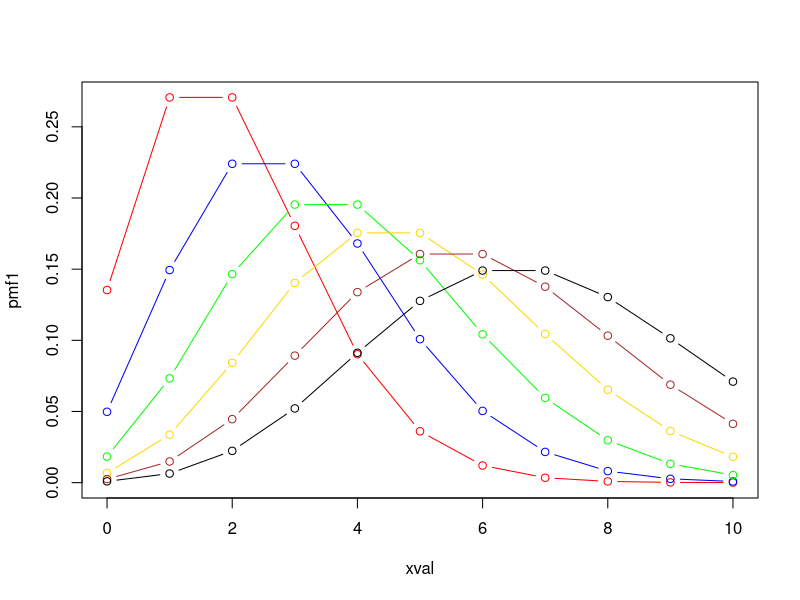
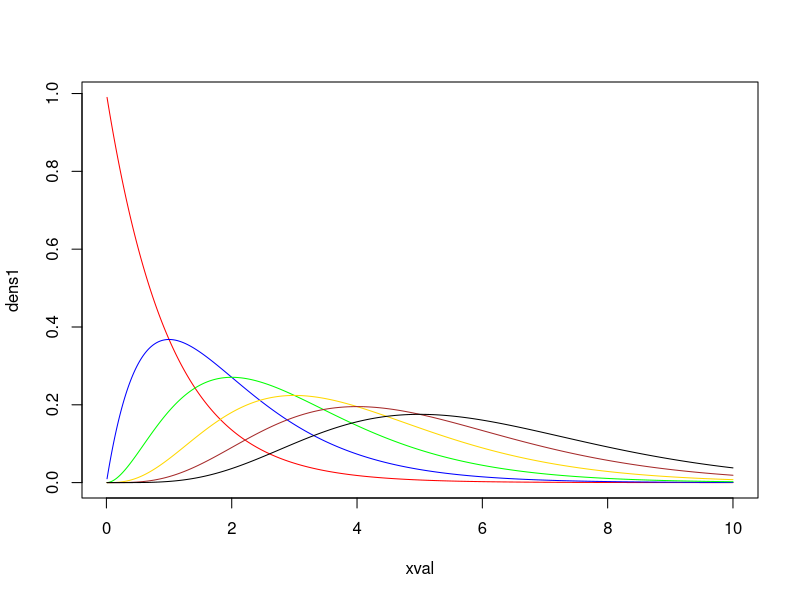
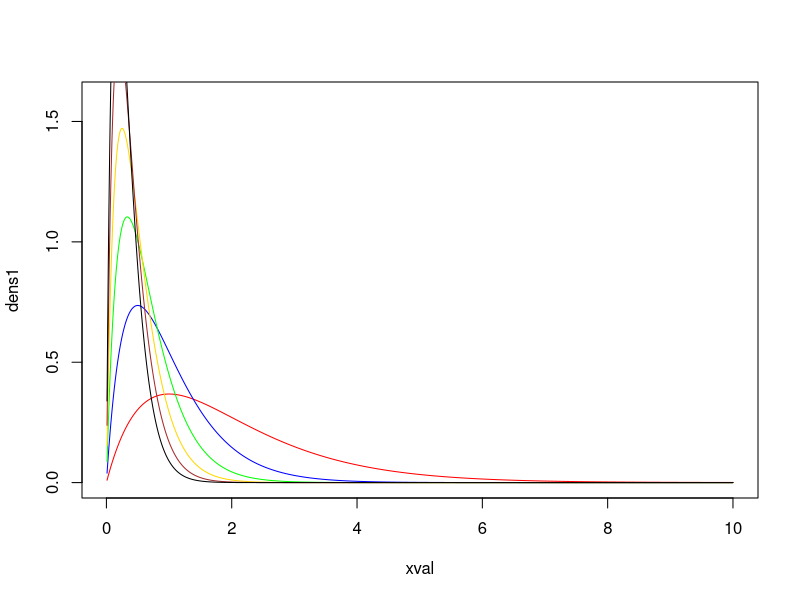
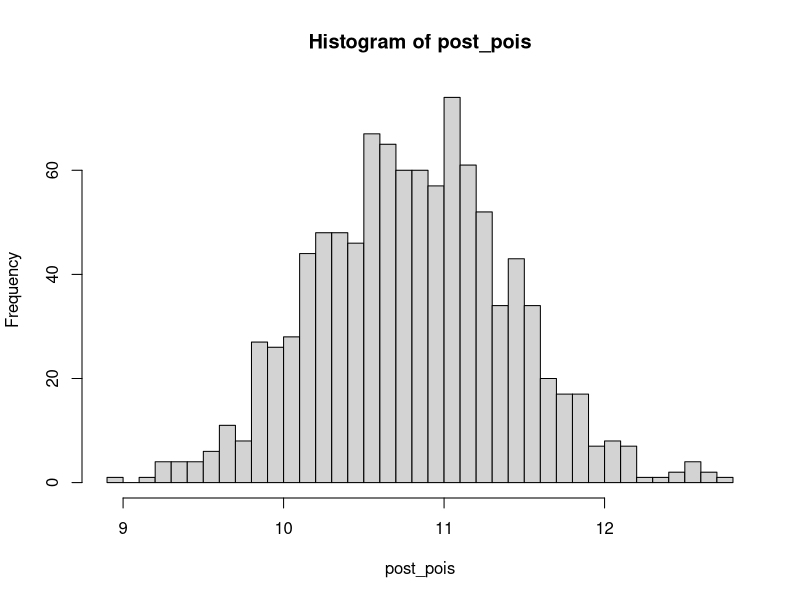
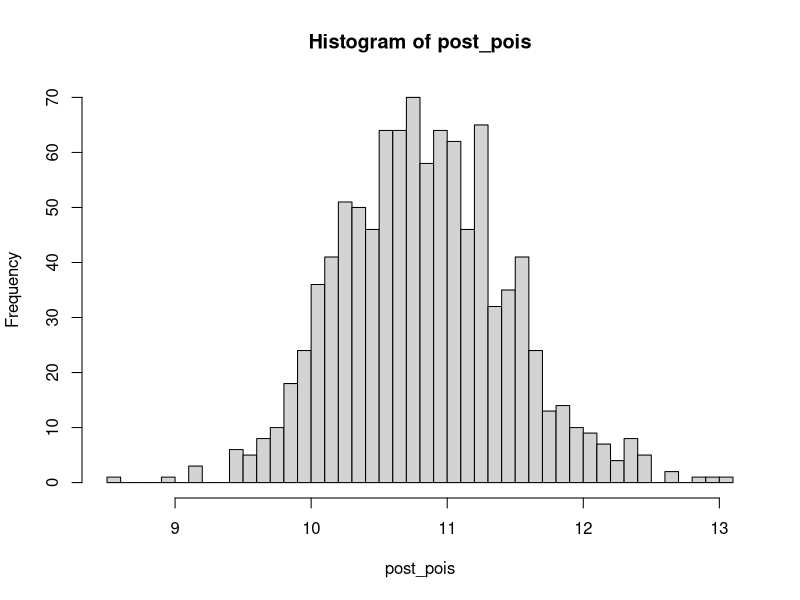
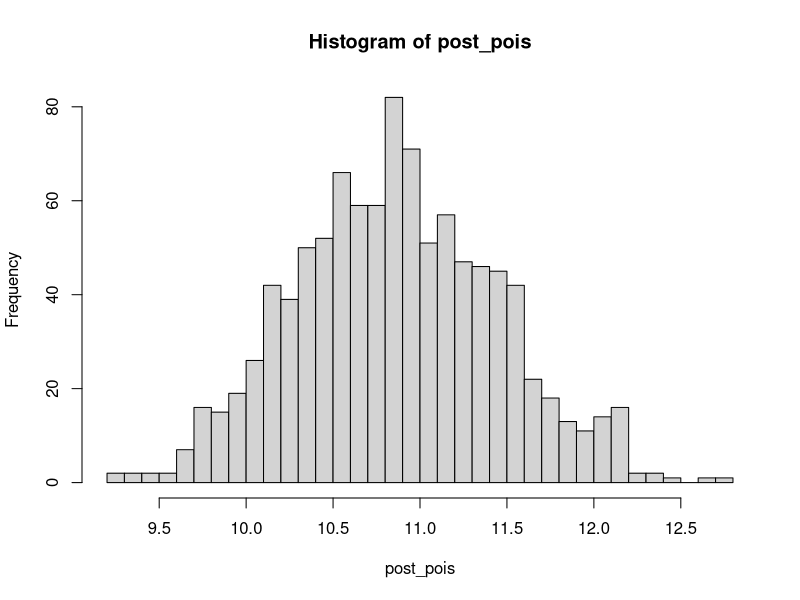

Generate these figures, in order, with R:
rm(list = ls())

# Before beginning, let's check what the Poisson and Gamma distributions look like
# PMF for Poisson:
pois<-function(x,rate){
  pdf = (1/factorial(x))*(rate^x)*(exp(-rate))
  return(pdf)
}

# recall that Poisson is a discrete distribution

xval = seq(0,10,by=1)
pmf1<-pois(x=xval,rate=2)
pmf2<-pois(x=xval,rate=3)
pmf3<-pois(x=xval,rate=4)
pmf4<-pois(x=xval,rate=5)
pmf5<-pois(x=xval,rate=6)
pmf6<-pois(x=xval,rate=7)

# as rate param increases, dist flattens and becomes centered at higher values of x
plot(xval,pmf1, type="b", col="red")
Sys.sleep(1)
points(xval,pmf2, type="b", col="blue")
Sys.sleep(1)
points(xval,pmf3, type="b", col="green")
Sys.sleep(1)
points(xval,pmf4, type="b", col="gold")
Sys.sleep(1)
points(xval,pmf5, type="b", col="brown")
Sys.sleep(1)
points(xval,pmf6, type="b", col="black")
Sys.sleep(1)

# gamma pdf:
gam<-function(x,shape,scale){
  pdf = ((scale^shape)/gamma(shape))*(x^(shape-1))*(exp(-scale*x))
  return(pdf)
}

# Keep scale the same and just vary shape 
xval = seq(from=0.01,to=10,by=0.01)
dens1<-gam(x=xval,shape=1,scale=1)
dens2<-gam(x=xval,shape=2,scale=1)
dens3<-gam(x=xval,shape=3,scale=1)
dens4<-gam(x=xval,shape=4,scale=1)
dens5<-gam(x=xval,shape=5,scale=1)
dens6<-gam(x=xval,shape=6,scale=1)

# plots
# as shape param increases, dist flattens and shifts out towards right
plot(xval,dens1, type="l", col="red")
Sys.sleep(1)
points(xval,dens2, type="l", col="blue")
Sys.sleep(1)
points(xval,dens3, type="l", col="green")
Sys.sleep(1)
points(xval,dens4, type="l", col="gold")
Sys.sleep(1)
points(xval,dens5, type="l", col="brown")
Sys.sleep(1)
points(xval,dens6, type="l", col="black")
Sys.sleep(1)

# Keep shape the same and just vary scale
xval = seq(from=0.01,to=10,by=0.01)
dens1<-gam(x=xval,shape=2,scale=1)
dens2<-gam(x=xval,shape=2,scale=2)
dens3<-gam(x=xval,shape=2,scale=3)
dens4<-gam(x=xval,shape=2,scale=4)
dens5<-gam(x=xval,shape=2,scale=5)
dens6<-gam(x=xval,shape=2,scale=6)

# plots
# scrinches up the dist; upward shift with sharp peakening, thinner tails
plot(xval,dens1, type="l", col="red", ylim=c(0,1.6))
Sys.sleep(1)
points(xval,dens2, type="l", col="blue")
Sys.sleep(1)
points(xval,dens3, type="l", col="green")
Sys.sleep(1)
points(xval,dens4, type="l", col="gold")
Sys.sleep(1)
points(xval,dens5, type="l", col="brown")
Sys.sleep(1)
points(xval,dens6, type="l", col="black")
Sys.sleep(1)

######################################################################################################################
# 2  Poisson Model:
#    Prior is gamma(alpha, beta)
#    Posterior is gamma(alpha + samp*ybar, beta + samp)

#    Simple Illustration:
#    Suppose we're labor economists, and we want to estimate the number of times workers receive on-the-job trainings
#    That is, we want to model the counts of on-the-job trainings.
#    Suppose we have data on the total number of on-the-job trainings throughout the entire careers of 30 workers.

# data
y = c(0,13,2,15,56,0,4,19,4,6,21,37,0,0,0,12,16,9,4,0,21,0,18,33,7,23,0,0,0,5)
ybar = mean(y)

# sample size
samp = length(y)

# Recall that we can think of the prior as contributing (alpha-1) counts in beta prior observations
# So that the prior doesn't overwhelm the data, let's set the "prior sample size" to be small
# --> small beta.
beta = 0.1
# The mean of a gamma distribution is alpha/beta and the variance of the gamma distribution is alpha/beta^2
# What might be a reasonably diffuse choice for alpha?
alpha = 1
# With alpha = 1, the prior mean = 10 and prior variance = 100
# prior mean = alpha/beta = 1/0.1 = 10
# Let's start with this and test sensitivity later.

# Simulate 1,000 times from the posterior
?rgamma
# Notice that base R parameterizes the scale parameter differently than how we have considered it in class.
# In base R, their scale parameter is the inverse of ours, so we will need to enter ours "inversely"
# ---> do 1/(beta + samp) instead of (beta + samp) for scale parameter.

post_pois=rgamma(1000,shape=alpha+samp*ybar,scale=1/(beta + samp))

# Posterior analysis 
# The analysis below seems reasonable 
hist(post_pois,breaks=50)
mean(post_pois)
# close to ybar
ybar
median(post_pois)
# The 95% credible interval
qgamma(c(0.025,0.975),shape=alpha+samp*ybar,scale=1/(beta + samp))
# interval contains ybar
# This seems like a reasonable analysis

# What would happen if we set alpha = 0.05 and beta = 0.01?
# Here, the prior mean = 5 and prior variance is 500, which seems like a better, more diffuse choice
# This is higher variance than before.
alpha = 0.05
beta = 0.01

post_pois=rgamma(1000,shape=alpha+samp*ybar,scale=1/(beta + samp))
hist(post_pois,breaks=50)
mean(post_pois)
median(post_pois)
# The 95% credible interval
qgamma(c(0.025,0.975),shape=alpha+samp*ybar,scale=1/(beta + samp))
# This again seems reasonable.

# Last, let's try alpha=0.009 and beta=0.0001
# This gives a very high prior mean and a somewhat large variance
# prior mean = 0.009/0.0001 = 90
# prior variance = 900,000 = 0.009/(0.0001)^2
alpha = 0.009
beta = 0.0001

post_pois=rgamma(1000,shape=alpha+samp*ybar,scale=1/(beta + samp))
hist(post_pois,breaks=50)
mean(post_pois)
median(post_pois)
# The 95% credible interval
qgamma(c(0.025,0.975),shape=alpha+samp*ybar,scale=1/(beta + samp))

# Once again, the posterior analysis doesn't seem to budge.
# The data overshadow the prior given that the real sample size is 30, but the "prior sample size" (beta) is less than one.